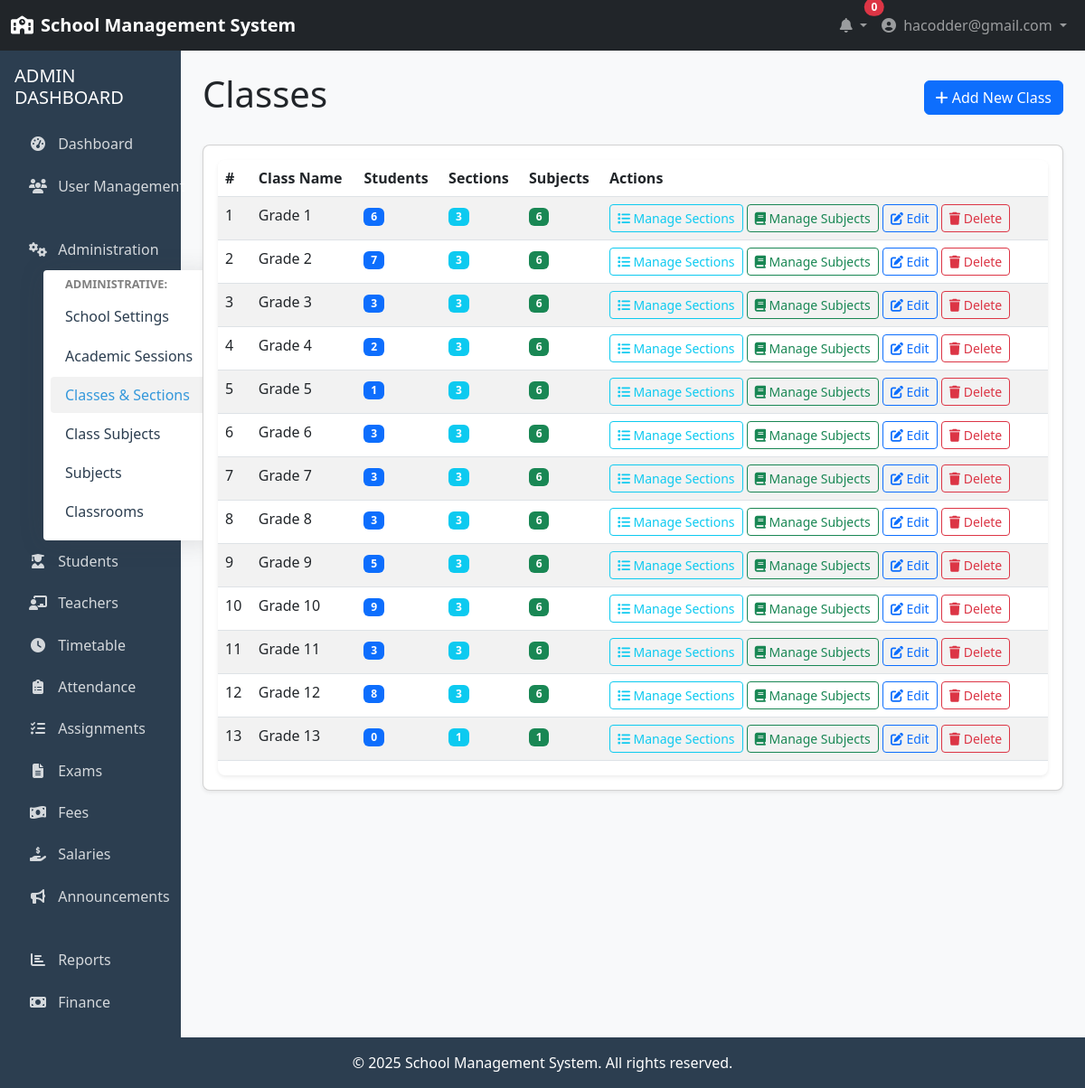
The page /administration/classes/ (signed in) on the database its author committed.
### accounts/models.py (models this page shows, shortened)
class User(AbstractUser):
    USER_TYPE_CHOICES = (
        ('ADMIN', 'Admin'),
        ('TEACHER', 'Teacher'),
        ('STUDENT', 'Student'),
    )
    username = None
    email = models.EmailField(_('email address'), unique=True)
    user_type = models.CharField(max_length=10, choices=USER_TYPE_CHOICES, default='STUDENT')
    profile_pic = models.ImageField(upload_to='profile_pics/', null=True, blank=True)
    phone_number = models.CharField(max_length=15, null=True, blank=True)
    address = models.TextField(null=True, blank=True)
    date_of_birth = models.DateField(null=True, blank=True)
    USERNAME_FIELD = 'email'
    REQUIRED_FIELDS = []
    objects = UserManager()
    @property
    def is_admin(self):
        return self.user_type == 'ADMIN'

### administration/models.py (models this page shows, shortened)
class Grade(models.Model):
    name = models.CharField(max_length=50, unique=True)
    display_name = models.CharField(max_length=50)

### administration/views.py (the view)
# urls.py: path('classes/', views.class_list, name='class_list'),
@login_required
@admin_required
def class_list(request):
    classes = Grade.objects.all().prefetch_related('students', 'sections')
    for grade in classes:
        grade.student_count = grade.students.count()
    context = {
        'classes': classes
    }
    return render(request, 'administration/class_list.html', context)

### accounts/mixins.py (called while the page is built)
def admin_required(view_func):
    def check_admin(user):
        return user.is_authenticated and user.is_admin
    decorated_view = user_passes_test(check_admin, login_url=reverse_lazy('accounts:login'))(view_func)
    return decorated_view

### templates/administration/class_list.html (shortened to what this page needs)
{% extends 'base.html' %}
{% block content %}
<div class="container-fluid">
    <div class="row mb-4">
        <div class="col-md-12">
            <div class="d-flex justify-content-between align-items-center mb-4">
                <h1>Classes</h1>
                <a href="{% url 'administration:add_class' %}" class="btn btn-primary">
                    <i class="fas fa-plus"></i> Add New Class
                </a>
            </div>
            <div class="card">
                <div class="card-body">
                    {% if classes %}
                    <div class="table-responsive">
                        <table class="table table-striped table-hover">
                            <thead>
                                <tr>
                                    <th>#</th>
                                    <th>Class Name</th>
                                    <th>Students</th>
                                    <th>Sections</th>
                                    <th>Subjects</th>
                                    <th>Actions</th>
                                </tr>
                            </thead>
                            <tbody>
                                {% for class in classes %}
                                <tr>
                                    <td>{{ forloop.counter }}</td>
                                    <td>{{ class.name }}</td>
                                    <td>
                                        <span class="badge bg-primary">{{ class.student_count }}</span>
                                    </td>
                                    <td>
                                        <span class="badge bg-info">{{ class.sections.count }}</span>
                                    </td>
                                    <td>
                                        <span class="badge bg-success">{{ class.class_subjects.count }}</span>
                                    </td>
                                    <td>
                                        <a href="{% url 'administration:grade_sections' class.id %}" class="btn btn-sm btn-outline-info">
                                            <i class="fas fa-list"></i> Manage Sections
                                        </a>
                                        <a href="{% url 'administration:grade_subjects' class.id %}" class="btn btn-sm btn-outline-success">
                                            <i class="fas fa-book"></i> Manage Subjects
                                        </a>
                                        <a href="{% url 'administration:edit_class' class.id %}" class="btn btn-sm btn-outline-primary">
                                            <i class="fas fa-edit"></i> Edit
                                        </a>
                                        <a href="{% url 'administration:delete_class' class.id %}" class="btn btn-sm btn-outline-danger">
                                            <i class="fas fa-trash"></i> Delete
                                        </a>
                                    </td>
                                </tr>
                                {% endfor %}
                            </tbody>
                        </table>
                    </div>
                    {% else %}
                    <div class="alert alert-info">
                        No classes found. Click the "Add New Class" button to create one.
                    </div>
                    {% endif %}
                </div>
            </div>
        </div>
    </div>
</div>
{% endblock %}

### templates/base.html (shortened to what this page needs)
<!DOCTYPE html>
<html lang="en">
<head>
    <link href="https://cdn.jsdelivr.net/npm/bootstrap@5.3.0/dist/css/bootstrap.min.css" rel="stylesheet">
    <link rel="stylesheet" href="https://cdnjs.cloudflare.com/ajax/libs/font-awesome/6.4.0/css/all.min.css">
</head>
<body>
    <nav class="navbar navbar-expand-lg navbar-dark bg-dark">
        <div class="container-fluid">
            <a class="navbar-brand" href="{% url 'home' %}">
                <i class="fas fa-school me-2"></i>School Management System
            </a>
            <div class="collapse navbar-collapse" id="navbarSupportedContent">
                <ul class="navbar-nav ms-auto mb-2 mb-lg-0">
                    {% if user.is_authenticated %}
                    <li class="nav-item dropdown">
                        <a class="nav-link dropdown-toggle" href="#" id="notificationDropdown" role="button" data-bs-toggle="dropdown">
                            <i class="fas fa-bell"></i>
                            <span class="position-absolute top-0 start-100 translate-middle badge rounded-pill bg-danger">
                                0
                            </span>
                        </a>
                    </li>
                    <li class="nav-item dropdown">
                        <a class="nav-link dropdown-toggle" href="#" id="userDropdown" role="button" data-bs-toggle="dropdown">
                            <i class="fas fa-user-circle me-1"></i> {{ user.get_full_name|default:user.email }}
                        </a>
                    </li>
                    {% else %}
                    <li class="nav-item">
                        <a class="nav-link" href="{% url 'accounts:login' %}"><i class="fas fa-sign-in-alt me-1"></i> Login</a>
                    </li>
                    {% endif %}
                </ul>
            </div>
        </div>
    </nav>
    <div class="container-fluid">
        <div class="row">
            {% if user.is_authenticated %}
            <div class="col-md-3 col-lg-2 px-0 sidebar">
                <div class="p-3">
                    {% if user.is_admin %}
                    <h5 class="text-uppercase mb-3">Admin Dashboard</h5>
                    <ul class="nav flex-column" id="sidenavAccordion">
                        <li class="nav-item">
                            <a class="nav-link {% if request.path == '/accounts/admin/dashboard/' %}active{% endif %}" href="{% url 'accounts:admin_dashboard' %}">
                                <i class="fas fa-tachometer-alt"></i> Dashboard
                            </a>
                        </li>
                        <li class="nav-item">
                            <a class="nav-link {% if '/accounts/users/' in request.path %}active{% endif %}" href="{% url 'accounts:user_list' %}">
                                <i class="fas fa-users"></i> User Management
                            </a>
                        </li>
                        <li class="nav-item">
                            <a class="nav-link collapsed" href="#" data-bs-toggle="collapse" data-bs-target="#collapseAdmin"
                                aria-expanded="false" aria-controls="collapseAdmin">
                                <i class="fas fa-fw fa-cogs"></i>
                                <span>Administration</span>
                            </a>
                            <div id="collapseAdmin" class="collapse" aria-labelledby="headingAdmin" data-bs-parent="#sidenavAccordion">
                                <div class="bg-white py-2 collapse-inner rounded">
                                    <h6 class="collapse-header">Administrative:</h6>
                                    <a class="collapse-item {% if request.path == '/administration/school-settings/' %}active{% endif %}" href="{% url 'administration:school_settings' %}">School Settings</a>
                                    <a class="collapse-item {% if '/administration/academic-sessions/' in request.path %}active{% endif %}" href="{% url 'administration:academic_session_list' %}">Academic Sessions</a>
                                    <a class="collapse-item {% if '/administration/classes/' in request.path and '/subjects/' not in request.path %}active{% endif %}" href="{% url 'administration:class_list' %}">Classes & Sections</a>
                                    <a class="collapse-item " href="{% url 'administration:class_subject_list' %}">Class Subjects</a>
                                    <a class="collapse-item {% if '/administration/subjects/' in request.path %}active{% endif %}" href="{% url 'administration:subject_list' %}">Subjects</a>
                                    <a class="collapse-item {% if '/administration/classrooms/' in request.path %}active{% endif %}" href="{% url 'administration:classroom_list' %}">Classrooms</a>
                                </div>
                            </div>
                        </li>
                        <li class="nav-item">
                            <a class="nav-link" href="{% url 'academics:student_list' %}">
                                <i class="fas fa-user-graduate"></i> Students
                            </a>
                        </li>
                        <li class="nav-item">
                            <a class="nav-link" href="{% url 'academics:teacher_list' %}">
                                <i class="fas fa-chalkboard-teacher"></i> Teachers
                            </a>
                        </li>
                        <li class="nav-item">
                            <a class="nav-link" href="{% url 'academics:timetable_list' %}">
                                <i class="fas fa-clock"></i> Timetable
                            </a>
                        </li>
                        <li class="nav-item">
                            <a class="nav-link" href="{% url 'academics:attendance_list' %}">
                                <i class="fas fa-clipboard-list"></i> Attendance
                            </a>
                        </li>
                        <li class="nav-item">
                            <a class="nav-link" href="{% url 'academics:assignment_list' %}">
                                <i class="fas fa-tasks"></i> Assignments
                            </a>
                        </li>
                        <li class="nav-item">
                            <a class="nav-link" href="{% url 'academics:exam_list' %}">
                                <i class="fas fa-file-alt"></i> Exams
                            </a>
                        </li>
                        <li class="nav-item">
                            <a class="nav-link" href="{% url 'finance:fee_payment_list' %}">
                                <i class="fas fa-money-bill-wave"></i> Fees
                            </a>
                        </li>
                        <li class="nav-item">
                            <a class="nav-link" href="{% url 'finance:salary_payment_list' %}">
                                <i class="fas fa-hand-holding-usd"></i> Salaries
                            </a>
                        </li>
                        <li class="nav-item">
                            <a class="nav-link" href="#">
                                <i class="fas fa-bullhorn"></i> Announcements
                            </a>
                        </li>
                        <li class="nav-item">
                            <a class="nav-link" href="#">
                                <i class="fas fa-chart-bar"></i> Reports
                            </a>
                        </li>
                        <li class="nav-item
                            ">
                            <a class="nav-link {% if 'finance:fee_category_list' in request.path or 'finance:fee_structure_list' in request.path or 'finance:fee_payment_list' in request.path or 'finance:salary_structure_list' in request.path or 'finance:salary_payment_list' in request.path or 'finance:student_fee_management' in request.path %}{% else %}collapsed{% endif %}" href="#" data-toggle="collapse" data-target="#collapseFinance"
                                aria-expanded="{% if 'finance:fee_category_list' in request.path or 'finance:fee_structure_list' in request.path or 'finance:fee_payment_list' in request.path or 'finance:salary_structure_list' in request.path or 'finance:salary_payment_list' in request.path or 'finance:student_fee_management' in request.path %}true{% else %}false{% endif %}" aria-controls="collapseFinance">
                                <i class="fas fa-fw fa-money-bill"></i>
                                <span>Finance</span>
                            </a>
                        </li>
                    </ul>
                    {% endif %}
                </div>
            </div>
            <div class="col-md-9 col-lg-10 content py-4">
            {% else %}
            <div class="col-12 content py-4">
            {% endif %}
                {% block content %}{% endblock %}
            </div>
        </div>
    </div>
    <footer class="footer text-center">
        <div class="container">
            <p class="mb-0">&copy; {% now "Y" %} School Management System. All rights reserved.</p>
        </div>
    </footer>
</body>
</html>

### templates/base.html (style rules this page uses)
:root { --primary-color: #3498db; --secondary-color: #2c3e50; --success-color: #2ecc71; --danger-color: #e74c3c; --warning-color: #f39c12; --light-color: #ecf0f1; --dark-color: #2c3e50; }
body { min-height: 100vh; display: flex; flex-direction: column; background-color: #f8f9fa; }
.content { flex: 1; }
.navbar-brand { font-weight: bold; }
.sidebar { background-color: var(--secondary-color); color: white; min-height: calc(100vh - 56px); }
.sidebar .nav-link { color: rgba(255, 255, 255, 0.8); padding: 0.5rem 1rem; margin: 0.2rem 0; border-radius: 0.25rem; transition: all 0.2s; }
.sidebar .nav-link i { margin-right: 0.5rem; width: 20px; text-align: center; }
.card { border-radius: 0.5rem; box-shadow: 0 0.125rem 0.25rem rgba(0, 0, 0, 0.075); margin-bottom: 1.5rem; }
.footer { background-color: var(--secondary-color); color: white; padding: 1rem 0; margin-top: auto; }
.table-responsive { border-radius: 0.5rem; overflow: hidden; box-shadow: 0 0.125rem 0.25rem rgba(0, 0, 0, 0.075); }
.sidebar .collapse-inner { padding: 0.5rem; margin-left: 2rem; border-radius: 0.25rem !important; background-color: white !important; box-shadow: 0 0.15rem 1.75rem 0 rgba(58, 59, 69, 0.15) !important; }
.sidebar .collapse-item { display: block; text-decoration: none; padding: 0.5rem 1rem; color: var(--secondary-color); border-radius: 0.25rem; white-space: nowrap; transition: all 0.2s; margin: 0.2rem 0; }
.sidebar .collapse-item:hover, .sidebar .collapse-item.active { background-color: rgba(0, 0, 0, 0.05); color: var(--primary-color); font-weight: 500; }
.sidebar .collapse-header { color: rgba(0, 0, 0, 0.5); font-size: 0.8rem; text-transform: uppercase; margin-bottom: 0.5rem; font-weight: 700; padding: 0 1rem; }

### rows shown on the page
User: get_full_name "hacodder@gmail.com"
Grade: name "Grade 1", student_count "6", sections.count "3", class_subjects.count "6"
Grade: name "Grade 2", student_count "7", sections.count "3", class_subjects.count "6"
Grade: name "Grade 3", student_count "3", sections.count "3", class_subjects.count "6"
Grade: name "Grade 4", student_count "2", sections.count "3", class_subjects.count "6"
Grade: name "Grade 5", student_count "1", sections.count "3", class_subjects.count "6"
Grade: name "Grade 6", student_count "3", sections.count "3", class_subjects.count "6"
Grade: name "Grade 7", student_count "3", sections.count "3", class_subjects.count "6"
Grade: name "Grade 8", student_count "3", sections.count "3", class_subjects.count "6"
Grade: name "Grade 9", student_count "5", sections.count "3", class_subjects.count "6"
Grade: name "Grade 10", student_count "9", sections.count "3", class_subjects.count "6"
Grade: name "Grade 11", student_count "3", sections.count "3", class_subjects.count "6"
Grade: name "Grade 12", student_count "8", sections.count "3", class_subjects.count "6"
Grade: name "Grade 13", student_count "0", sections.count "1", class_subjects.count "1"
